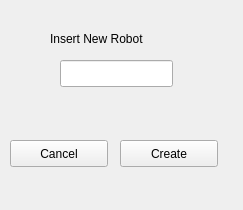
<?xml version="1.0" encoding="UTF-8"?>
<ui version="4.0">
 <class>Form</class>
 <widget class="QWidget" name="Form">
  <property name="geometry">
   <rect>
    <x>0</x>
    <y>0</y>
    <width>243</width>
    <height>210</height>
   </rect>
  </property>
  <property name="windowTitle">
   <string>Form</string>
  </property>
  <widget class="QLabel" name="label">
   <property name="geometry">
    <rect>
     <x>50</x>
     <y>30</y>
     <width>121</width>
     <height>17</height>
    </rect>
   </property>
   <property name="text">
    <string>Insert New Robot</string>
   </property>
  </widget>
  <widget class="QLineEdit" name="lineEdit">
   <property name="geometry">
    <rect>
     <x>60</x>
     <y>60</y>
     <width>113</width>
     <height>27</height>
    </rect>
   </property>
  </widget>
  <widget class="QPushButton" name="pushButton">
   <property name="geometry">
    <rect>
     <x>10</x>
     <y>140</y>
     <width>98</width>
     <height>27</height>
    </rect>
   </property>
   <property name="text">
    <string>Cancel</string>
   </property>
  </widget>
  <widget class="QPushButton" name="pushButton_2">
   <property name="geometry">
    <rect>
     <x>120</x>
     <y>140</y>
     <width>98</width>
     <height>27</height>
    </rect>
   </property>
   <property name="text">
    <string>Create</string>
   </property>
  </widget>
 </widget>
 <resources/>
 <connections/>
</ui>
